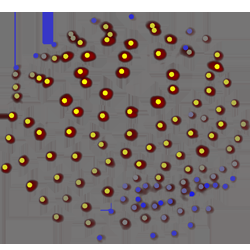
%> input picture modules/WatershedSegmentation/public/thumbnail.png, 250 x 250 px
$ octave --eval "result = adaptivethresh(rgb2gray(imread('public/thumbnail.png')));"   (GNU Octave 9; MATLAB toolbox functions it lacks are replaced by stand-ins)
%> lines starting %> are read from the running program, lines starting %| are printed output that depends on the picture; in (x1, y1, x2, y2) boxes, pixels count from 0 and x2, y2 are one past the last pixel; in counts of white or black regions, pixels touching at a corner belong together; the program's own positions count from 1
% ADAPTIVETHRESH - Wellner's adaptive thresholding
%
% Thresholds an image using a threshold that is varied across the image relative
% to the local mean, or median, at that point in the image.  Works quite well on
% text with shadows
%
% Usage: bw = adaptivethresh(im, fsize, t, filterType, thresholdMode)
%
%        bw = adaptivethresh(im)  (uses default parameter values)
%
% Arguments:  im    - Image to be thresholded.
%
%             fsize - Filter size used to determine the local weighted mean
%                     or local median.
%                     - If the filterType is 'gaussian' fsize specifies the
%                     standard deviation of Gaussian smoothing to be
%                     applied.
%                     - If the filterType is 'median' fsize specifies the
%                     size of the window over which the local median is
%                     calculated.
%
%                     The value for fsize should be large, around one tenth to
%                     one twentieth of the image size.  It defaults to one
%                     twentieth of the maximum image dimension.
%
%             t     - Depending on the value of 'mode' this is the value
%                     expressed as a percentage or fixed amount, relative to
%                     the local average, or median  grey value, below which
%                     the local threshold is set.
%                     Try values in the range -20 to +20.
%                     Use +ve values to threshold dark objects against a
%                     white background.   Use -ve values if you are
%                     thresholding white objects on a predominatly
%                     dark background so that the local threshold is set
%                     above the local mean/median. This parameter defaults to 15.
%
%    filterType     - Optional string specifying smoothing to be used
%                     - 'gaussian' use Gaussian smoothing to obtain local
%                     weighted mean as the  local reference value for setting
%                     the local threshold. This is the default
%                     - 'median' use median filtering to obtain local reference
%                     value for setting the local threshold
%
%    thresholdMode  - Optional string specifying the way the threshold is
%                     defined.
%                     - 'relative' the value of t represents the percentage,
%                     relative to the local average grey value, below which
%                     the local threshold is set. This is the default.
%                     - 'fixed' the value of t represents the fixed grey level
%                     relative to the local average grey value, below which
%                     the local threshold is set.
%
%                     Note that in the 'relative' threshold mode the amount the
%                     threshold differs from the local mean/median will vary in
%                     proportion with the local mean/median.  A small difference
%                     from the local mean in the dark regions of the image will
%                     be more significant than the same difference in a bright
%                     portion of the image.  This will match with human
%                     perception.  However this does mean that the results will
%                     depend on the grey value origin and whether the image
%                     is,say, negated.
%
% The implementation differs from Pierre Wellner's original adaptive
% thresholding algorithm in that he calculated the local weighted mean just
% along the row, or pairs of rows, in the image using a recursive filter.  Here
% we use symmetrical 2D Gaussian smoothing to calculate the local mean.  This is
% slower but more general.  This code also offers the option of using median
% filtering as a robust alternative to the mean (outliers will not influence the
% result) and offers the option of using a fixed threshold relative to the
% mean/median.  Despite the potential advantage of median filtering being
% more robust I find the output from using Gaussian filtering more pleasing.
%
% Reference: Pierre Wellner, "Adaptive Thresholding for the DigitalDesk" Rank
% Xerox Technical Report EPC-1993-110  1993

% Copyright (c) 2008 Peter Kovesi
% School of Computer Science & Software Engineering
% The University of Western Australia
% pk at csse uwa edu au
% http://www.csse.uwa.edu.au/
%
% Permission ithresholdModes hereby granted, free of charge, to any person obtaining a copy
% of this software and associated documentation files (the "Software"), to deal
% in the Software without restriction, subject to the following conditions:
%
% The above copyright notice and this permission notice shall be included in
% all copies or substantial portions of the Software.
%
% The Software is provided "as is", without warranty of any kind.
%
% August 2008

function bw = adaptivethresh(im, fsize, t, filterType, thresholdMode)

    % Set up default parameter values as needed
    if nargin < 2
	fsize = fix(length(im)/20);
%> fsize = 12
    end

    if nargin < 3
	t = 15;
    end

    if nargin < 4
	filterType = 'gaussian';
    end

    if nargin < 5
	thresholdMode = 'relative';
    end

    % Apply Gaussian or median smoothing
    if strncmpi(filterType, 'gaussian', 3)
	g = fspecial('gaussian', 6*fsize, fsize);
	fim = filter2(g, im);
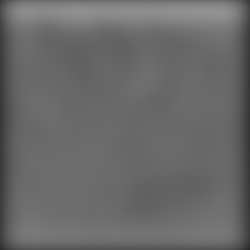
%> fim: size 250x250 double; min 42.35, max 145.3, mean 105.6
    elseif strncmpi(filterType, 'median', 3)
	fim = medfilt2(im, [fsize fsize], 'symmetric');
    else
	error('Filtertype must be ''gaussian'' or ''median'' ');
    end

    % Finally apply the threshold
    if strncmpi(thresholdMode,'relative',3)
	bw = im > fim*(1-t/100);
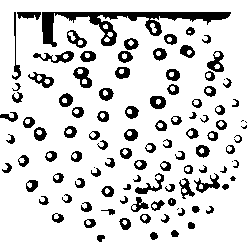
%> bw: size 250x250 logical; 84.7% white; 106 black regions (7 under 20 px), largest, box (x1, y1, x2, y2) and area: (42, 12, 231, 47) 1965, (33, 51, 74, 63) 216, (73, 67, 92, 88) 211
    elseif  strncmpi(thresholdMode,'fixed',3)
	bw = im > fim-t;
    else
	error('mode must be ''relative'' or ''fixed'' ');
    end
